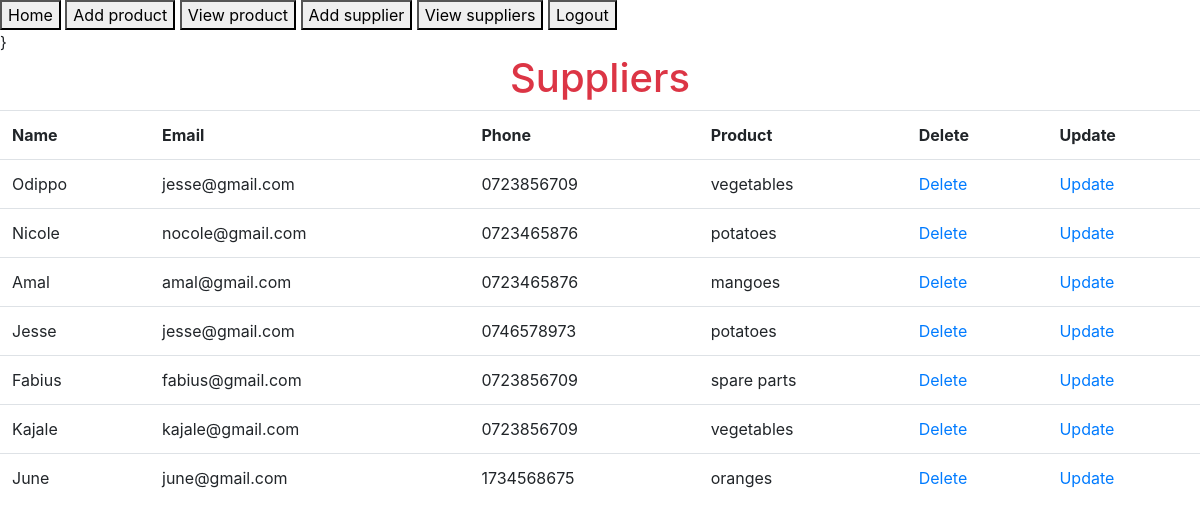
Page /suppliers/ (signed in) on the committed database.
### afternoonDjangoRegistration/models.py (models this page shows)
class Supplier(models.Model):
    sup_name = models.CharField(max_length=30, blank=False, null=False)
    sup_email = models.EmailField(max_length=30, blank=False, null=False)
    sup_phone = models.CharField(max_length=30, blank=False, null=False)
    sup_product = models.CharField(max_length=30, blank=False, null=False)

### afternoonDjangoRegistration/views.py (the view)
# urls.py: path('suppliers/', general_views.view_suppliers, name='suppliers'),
@login_required
def view_suppliers(request):
    suppliers = Supplier.objects.all()
    return render(request, 'suppliers.html', {'suppliers': suppliers})

### templates/suppliers.html
{% extends 'base.html' %}
{% block content %}
    <section class="Suppliers-section">
        <div class="Suppliers-section-container">
            <h1 class="text-danger text-center">Suppliers</h1>
            <table CLASS="table">
                <tr>
                    <th>Name</th>
                    <th>Email</th>
                    <th>Phone</th>
                    <th>Product</th>
                    <th>Delete</th>
                    <th>Update</th>
                </tr>
                {% for supplier in suppliers %}
                    <tr>
                        <td>{{ supplier.sup_name }}</td>
                        <td>{{ supplier.sup_email }}</td>
                        <td>{{ supplier.sup_phone }}</td>
                        <td>{{ supplier.sup_product }}</td>
                        <td><a href="/delete-supplier/{{ supplier.id }}">Delete</a></td>
                        <td><a href="/update-supplier/{{ supplier.id }}">Update</a></td>
                    </tr>
                {% endfor %}
            </table>
        </div>
    </section>
{% endblock %}

### rows in the picture
Supplier: sup_name "Odippo", sup_email "jesse@gmail.com", sup_phone "0723856709", sup_product "vegetables"
Supplier: sup_name "Nicole", sup_email "nocole@gmail.com", sup_phone "0723465876", sup_product "potatoes"
Supplier: sup_name "Amal", sup_email "amal@gmail.com", sup_phone "0723465876", sup_product "mangoes"
Supplier: sup_name "Jesse", sup_email "jesse@gmail.com", sup_phone "0746578973", sup_product "potatoes"
Supplier: sup_name "Fabius", sup_email "fabius@gmail.com", sup_phone "0723856709", sup_product "spare parts"
Supplier: sup_name "Kajale", sup_email "kajale@gmail.com", sup_phone "0723856709", sup_product "vegetables"
Supplier: sup_name "June", sup_email "june@gmail.com", sup_phone "1734568675", sup_product "oranges"
